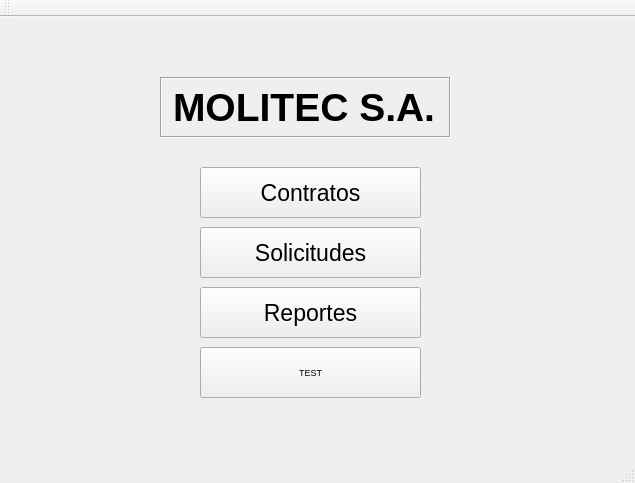
<?xml version="1.0" encoding="UTF-8"?>
<ui version="4.0">
 <class>MainWindow</class>
 <widget class="QMainWindow" name="MainWindow">
  <property name="geometry">
   <rect>
    <x>0</x>
    <y>0</y>
    <width>635</width>
    <height>483</height>
   </rect>
  </property>
  <property name="font">
   <font>
    <pointsize>7</pointsize>
   </font>
  </property>
  <property name="windowTitle">
   <string>MainWindow</string>
  </property>
  <widget class="QWidget" name="centralWidget">
   <widget class="QPushButton" name="contrato">
    <property name="geometry">
     <rect>
      <x>200</x>
      <y>150</y>
      <width>221</width>
      <height>51</height>
     </rect>
    </property>
    <property name="font">
     <font>
      <pointsize>17</pointsize>
     </font>
    </property>
    <property name="text">
     <string>Contratos</string>
    </property>
   </widget>
   <widget class="QPushButton" name="pushButton_2">
    <property name="geometry">
     <rect>
      <x>200</x>
      <y>210</y>
      <width>221</width>
      <height>51</height>
     </rect>
    </property>
    <property name="font">
     <font>
      <pointsize>17</pointsize>
     </font>
    </property>
    <property name="text">
     <string>Solicitudes</string>
    </property>
   </widget>
   <widget class="QPushButton" name="pushButton_3">
    <property name="geometry">
     <rect>
      <x>200</x>
      <y>270</y>
      <width>221</width>
      <height>51</height>
     </rect>
    </property>
    <property name="font">
     <font>
      <pointsize>17</pointsize>
     </font>
    </property>
    <property name="text">
     <string>Reportes</string>
    </property>
   </widget>
   <widget class="QLabel" name="label">
    <property name="geometry">
     <rect>
      <x>160</x>
      <y>60</y>
      <width>291</width>
      <height>61</height>
     </rect>
    </property>
    <property name="font">
     <font>
      <family>MS Shell Dlg 2</family>
      <pointsize>29</pointsize>
      <weight>75</weight>
      <bold>true</bold>
     </font>
    </property>
    <property name="frameShape">
     <enum>QFrame::Box</enum>
    </property>
    <property name="frameShadow">
     <enum>QFrame::Sunken</enum>
    </property>
    <property name="text">
     <string>MOLITEC S.A.</string>
    </property>
   </widget>
   <widget class="QPushButton" name="pushButton">
    <property name="geometry">
     <rect>
      <x>200</x>
      <y>330</y>
      <width>221</width>
      <height>51</height>
     </rect>
    </property>
    <property name="text">
     <string>TEST</string>
    </property>
   </widget>
  </widget>
  <widget class="QMenuBar" name="menuBar">
   <property name="geometry">
    <rect>
     <x>0</x>
     <y>0</y>
     <width>635</width>
     <height>20</height>
    </rect>
   </property>
  </widget>
  <widget class="QToolBar" name="mainToolBar">
   <attribute name="toolBarArea">
    <enum>TopToolBarArea</enum>
   </attribute>
   <attribute name="toolBarBreak">
    <bool>false</bool>
   </attribute>
  </widget>
  <widget class="QStatusBar" name="statusBar"/>
 </widget>
 <layoutdefault spacing="6" margin="11"/>
 <resources/>
 <connections/>
</ui>
